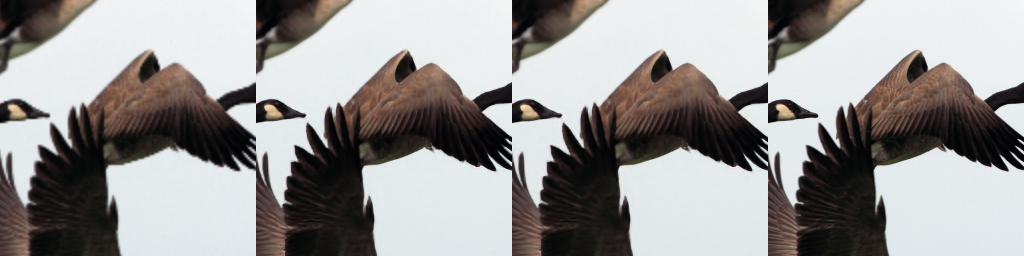
#> input picture img/0896.png, 2048 x 512 px, given as the content of the folder ./data/div2_inf_HR, which was not available (shown at 1/2 size)
$ python visualize.py
#> lines starting #> are read from the running program, lines starting #| are printed output that depends on the picture; pictures that were not available may be replaced by others from this repository, and a replacement may not be noted
import argparse
import glob
import math
import os

import cv2
import numpy as np


def visualize(args):
    """visualize images. Bicubic interpolation(generated in this script), ESRGAN, ESRGAN with network interpolation
    and HR are tiled into an image.
    The images of ESRGAN, ESRGAN with network interpolation have the same filename as HR.
    """
    HR_files = glob.glob(args.HR_data_dir + '/*')

    for file in HR_files:
        # HR(GT)
        hr_img = cv2.imread(file)
#> hr_img is the input picture: shape (512, 2048, 3); mean B, G, R 149.3, 150.2, 151.9
        h, w, _ = hr_img.shape
#> h = 512; w = 2048
        filename = file.rsplit('/', 1)[-1].rsplit('.', 1)[0]

        # LR -> bicubic
        r_h, r_w = math.floor(h / 4), math.floor(w / 4)
#> r_h = 128; r_w = 512
        lr_img = cv2.resize(hr_img, (r_w, r_h), cv2.INTER_CUBIC)
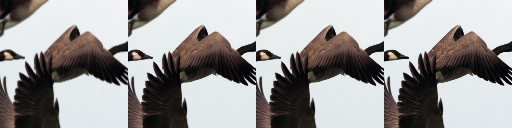
#> lr_img: shape (128, 512, 3); mean B, G, R 149.4, 150.3, 152
        bic_img = cv2.resize(lr_img, (w, h), cv2.INTER_CUBIC)

        # inference
        inf_path_jpg = os.path.join(args.inference_result, filename + '.jpg')
        inf_path_png = os.path.join(args.inference_result, filename + '.png')

        if os.path.isfile(inf_path_jpg):
            inf_path = inf_path_jpg
        elif os.path.isfile(inf_path_png):
            inf_path = inf_path_png
        else:
            raise FileNotFoundError('Images should have the same filename as HR image and be the formats of jpg or png')

        inf_img = cv2.imread(inf_path)

        # network interpolation inference
        ni_path_jpg = os.path.join(args.network_interpolation_result, filename + '.jpg')
        ni_path_png = os.path.join(args.network_interpolation_result, filename + '.png')
        if os.path.isfile(ni_path_jpg):
            ni_path = ni_path_jpg
        elif os.path.isfile(inf_path_png):
            ni_path = ni_path_png
        else:
            raise FileNotFoundError('Images should have the same filename as HR image and be the formats of jpg or png')

        ni_img = cv2.imread(ni_path)

        h_upper = int(math.floor(h / 2) + args.path_size / 2)
#> h_upper = 512
        h_lower = int(math.floor(h / 2) - args.path_size / 2)
#> h_lower = 0

        w_right = int(math.floor(w / 2) + args.path_size / 2)
#> w_right = 1280
        w_left = int(math.floor(w / 2) - args.path_size / 2)
#> w_left = 768

        h_size = h_upper - h_lower
#> h_size = 512
        w_size = w_right - w_left
#> w_size = 512

        out_arr = np.empty((h_size, w_size * 4, 3))

        # tile images from left to right : bicubic -> ESRGAN-inference -> Network interpolation -> HR(GT)
        out_arr[:, :w_size, :] = bic_img[h_lower:h_upper, w_left:w_right, :]
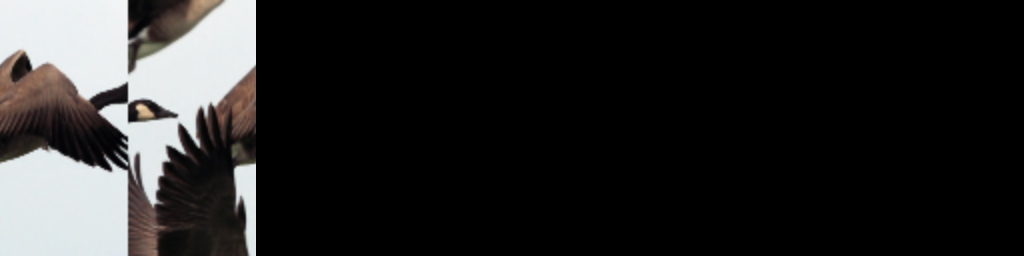
#> out_arr: shape (512, 2048, 3) float64 (shown at 1/2 size); mean B, G, R 37.2, 37.5, 37.9
        out_arr[:, w_size:w_size * 2, :] = inf_img[h_lower:h_upper, w_left:w_right, :]
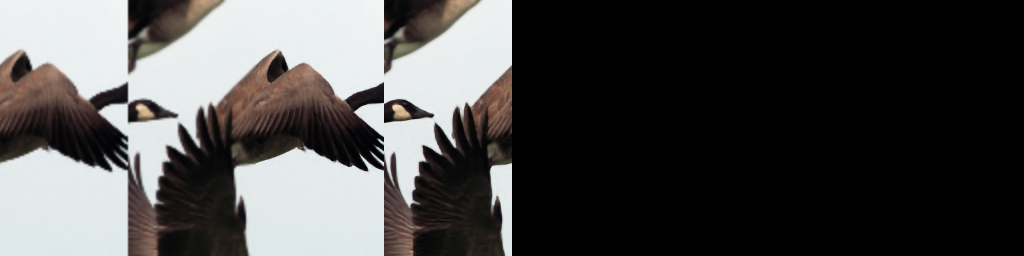
#> out_arr: shape (512, 2048, 3) float64 (shown at 1/2 size); mean B, G, R 74.4, 75, 75.9
        out_arr[:, w_size * 2:w_size * 3, :] = ni_img[h_lower:h_upper, w_left:w_right, :]
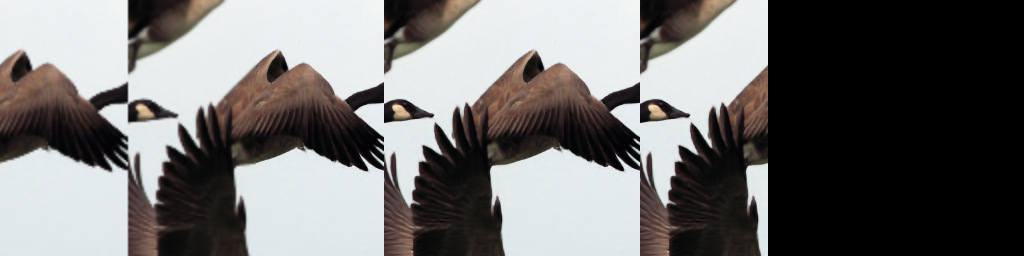
#> out_arr: shape (512, 2048, 3) float64 (shown at 1/2 size); mean B, G, R 111.6, 112.5, 113.8
        out_arr[:, w_size * 3:w_size * 4, :] = hr_img[h_lower:h_upper, w_left:w_right, :]
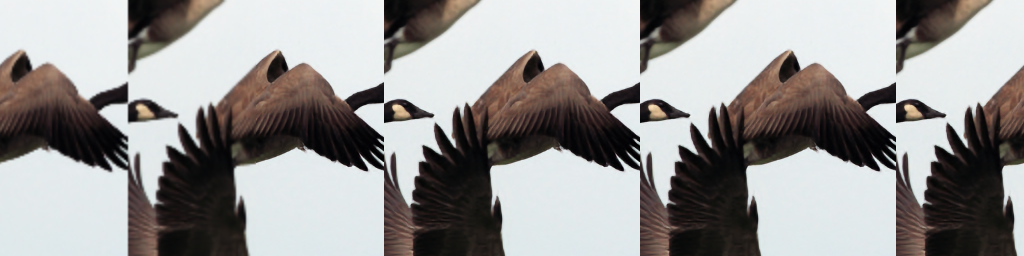
#> out_arr: shape (512, 2048, 3) float64 (shown at 1/2 size); mean B, G, R 148.8, 150, 151.7

        cv2.imwrite(args.output_dir + '/' + '{}.png'.format(filename), out_arr)


if __name__ == '__main__':
    parser = argparse.ArgumentParser()

    parser.add_argument('--HR_data_dir', default='./data/div2_inf_HR', type=str)
    parser.add_argument('--inference_result', default='./inference_result_div2', type=str)
    parser.add_argument('--network_interpolation_result', default='./interpolation_result_div2', type=str)
    parser.add_argument('--path_size', default=512, type=str)
    parser.add_argument('--output_dir', default='./', type=str)

    args = parser.parse_args()

    visualize(args)
